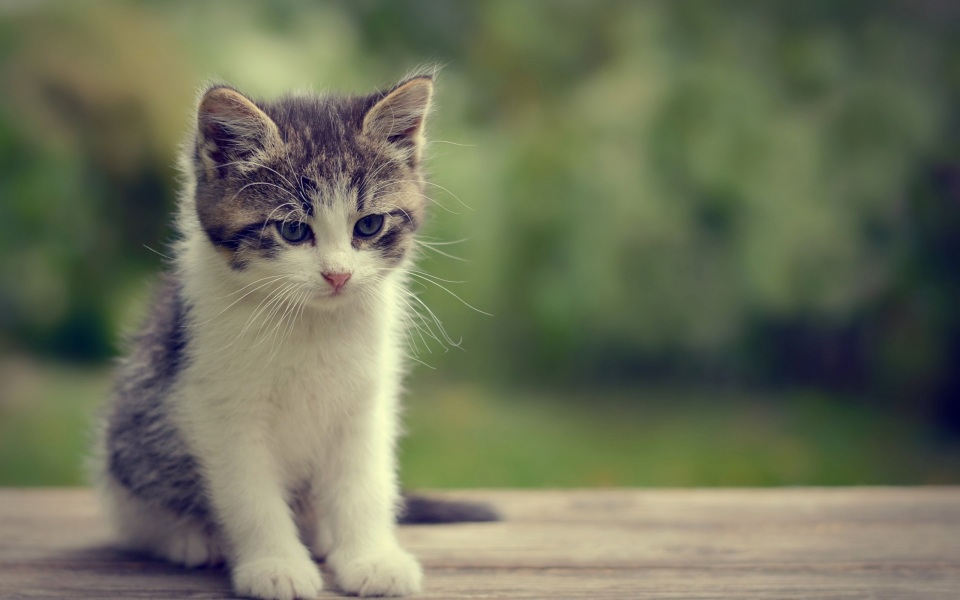
#> input picture lecture06_07/cat.jpg, 2880 x 1800 px (shown at 1/3 size)
$ jupyter execute CSCI632_25F_Working_With_Images_With_Prompts.ipynb
#> lines starting #> are read from the running program, lines starting #| are printed output that depends on the picture
[cell 1]
# Prompt:
# Open cat.jpg with PIL and display with matplotlib using pixel units on the axes

# Generated code by ChatGPT 5.0-mini (preview)

from PIL import Image
import matplotlib.pyplot as plt

img = Image.open('cat.jpg')  # path relative to the notebook
#> img is the input picture: PIL image 2880x1800 RGB; mean R, G, B 108.9, 112.9, 89.5
width, height = img.size
#> width = 2880; height = 1800

fig, ax = plt.subplots()
ax.imshow(img)
ax.set_xlim(0, width)
ax.set_ylim(height, 0)  # flip y-axis so (0,0) is top-left in pixel coordinates
ax.set_xlabel('x (pixels)')
ax.set_ylabel('y (pixels)')
ax.set_aspect('equal')
plt.show()

[cell 2]
# Prompt:
# Crop the image from cat.jpg to the rage from 250 to 1400 in x and
# 200 to 1800 in y then render the resulting cropped image.

# Generated code by ChatGPT 5.0-mini (preview)

# Crop region x:250..1400, y:200..1800 (PIL box: left, upper, right, lower)
crop_box = (250, 200, 1400, 1800)
cropped = img.crop(crop_box)
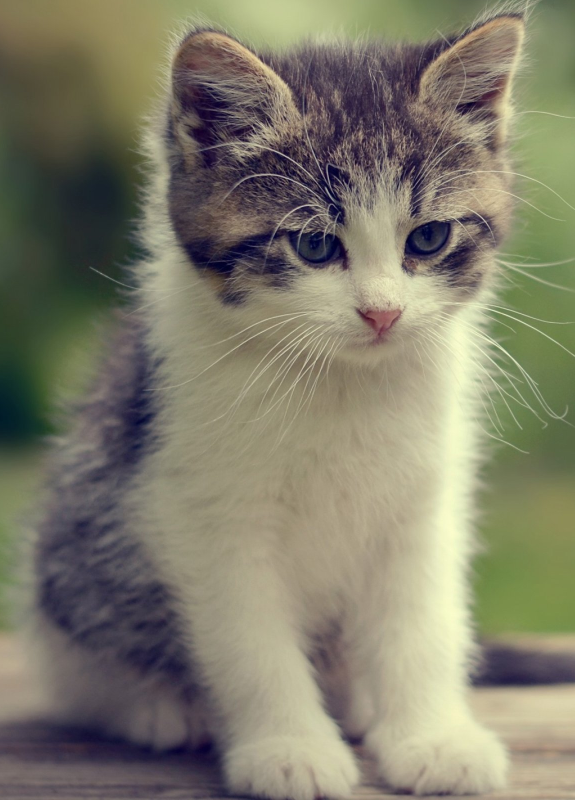
#> cropped: PIL image 1150x1600 RGB (shown at 1/2 size); mean R, G, B 127.2, 124.1, 105.9

# Display cropped image in a new figure
fig2, ax2 = plt.subplots()
ax2.imshow(cropped)
w2, h2 = cropped.size
#> w2 = 1150; h2 = 1600
ax2.set_xlim(0, w2)
ax2.set_ylim(h2, 0)  # make (0,0) top-left in pixel coordinates
ax2.set_xlabel('x (pixels)')
ax2.set_ylabel('y (pixels)')
ax2.set_aspect('equal')
plt.show()

[cell 3]
# prompt:
# extract red channel from the cropped PIL image and render it with pixel axes

# generated code by ChatGPT 5.0-mini (preview)
r, g, b = cropped.split()
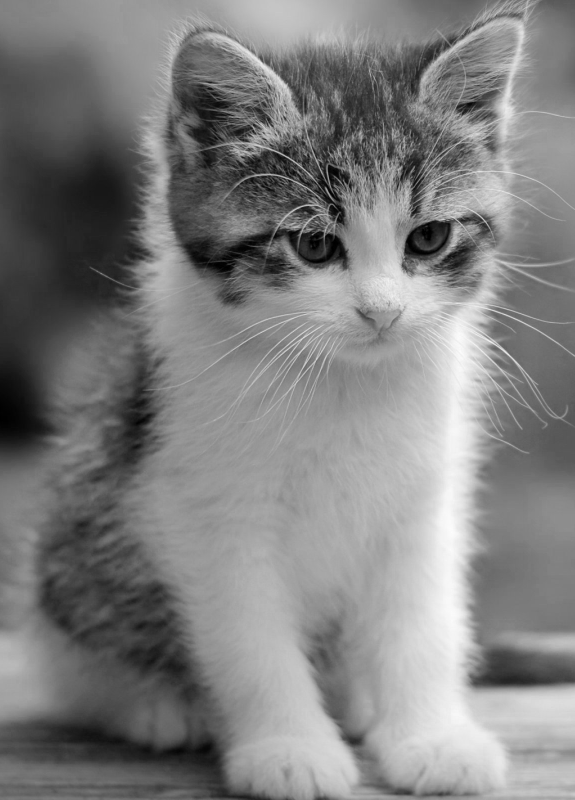
#> r: PIL image 1150x1600 L (shown at 1/2 size); min 0, max 253, mean 127.2
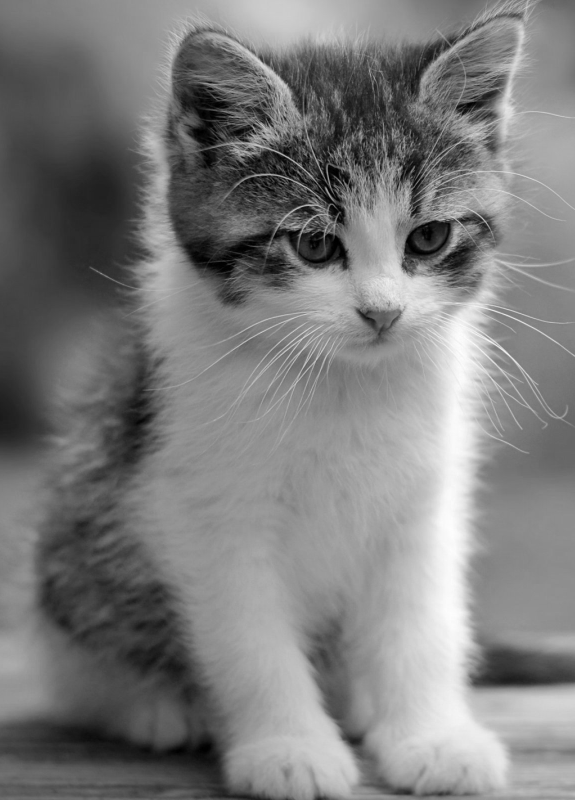
#> g: PIL image 1150x1600 L (shown at 1/2 size); min 0, max 255, mean 124.1
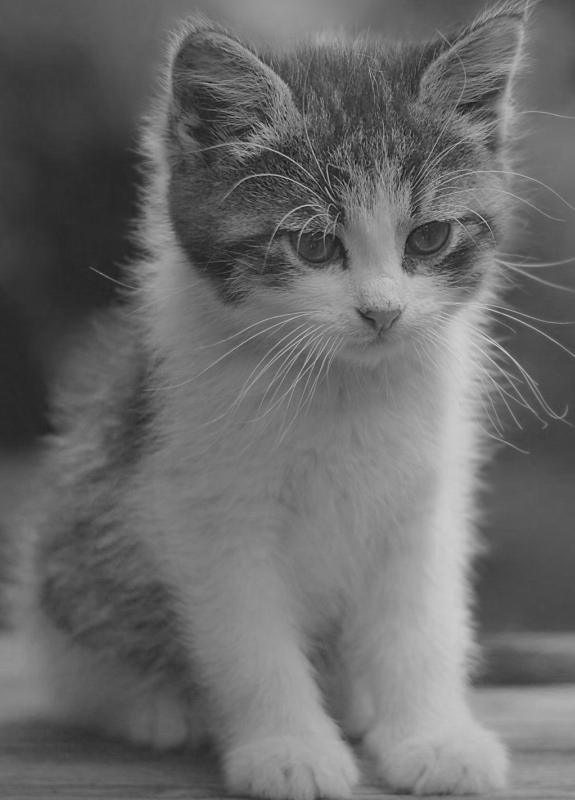
#> b: PIL image 1150x1600 L (shown at 1/2 size); min 6, max 218, mean 105.9

fig3, ax3 = plt.subplots()
ax3.imshow(r, cmap='gray', vmin=0, vmax=255)
ax3.set_xlim(0, w2)
ax3.set_ylim(h2, 0)  # top-left origin in pixel coordinates
ax3.set_xlabel('x (pixels)')
ax3.set_ylabel('y (pixels)')
ax3.set_title('Red channel (cropped)')
ax3.set_aspect('equal')
plt.show()
